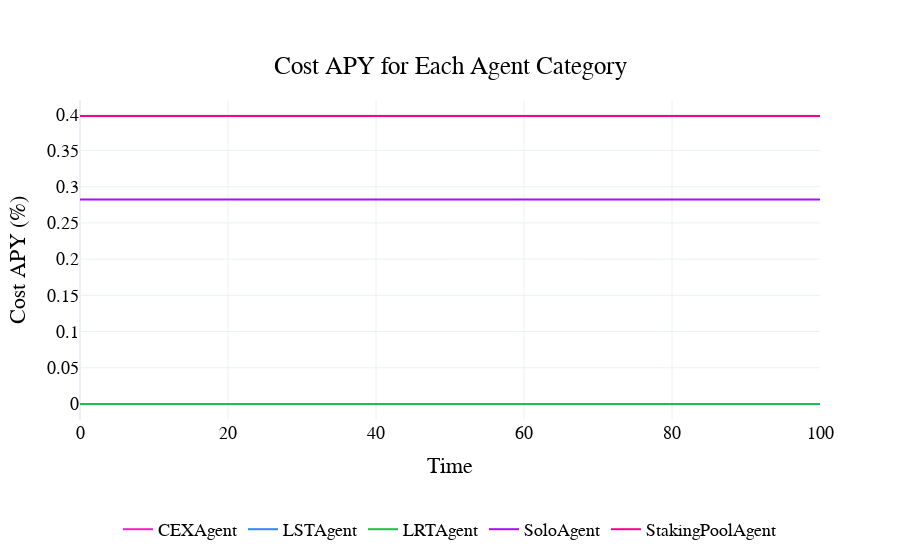

This figure's notebook cell:
### Code cell
visualizations.plot_cost_APY_for_agents(df, agents)

### Figure 1 — Plotly figure (JSON) as saved in the notebook; plotly's stock layout.template omitted (floating-point values rounded to 4 significant figures; data arrays with more than 128 entries replaced by an {"elided": "..."} marker saying what was removed)
{"data": [{"line": {"color": "#FC1CBF"}, "name": "CEXAgent", "type": "scatter", "x": {"elided": "601 int values"}, "y": {"elided": "601 int values"}}, {"line": {"color": "#3283FE"}, "name": "LSTAgent", "type": "scatter", "x": {"elided": "601 int values"}, "y": {"elided": "601 int values"}}, {"line": {"color": "#1CBE4F"}, "name": "LRTAgent", "type": "scatter", "x": {"elided": "601 int values"}, "y": {"elided": "601 int values"}}, {"line": {"color": "#AA0DFE"}, "name": "SoloAgent", "type": "scatter", "x": {"elided": "601 int values"}, "y": {"elided": "601 float values"}}, {"line": {"color": "#FA0087"}, "name": "StakingPoolAgent", "type": "scatter", "x": {"elided": "601 int values"}, "y": {"elided": "601 float values"}}], "layout": {"font": {"color": "black", "family": "Arial", "size": 18}, "hovermode": "x unified", "legend": {"font": {"color": "black", "size": 18}, "orientation": "h", "x": 0.5, "xanchor": "center", "y": -0.4, "yanchor": "bottom"}, "paper_bgcolor": "rgba(255, 255, 255, 1)", "plot_bgcolor": "rgba(255, 255, 255, 1)", "title": {"text": "Cost APY for Each Agent Category", "x": 0.5, "xanchor": "center", "y": 0.9, "yanchor": "top"}, "xaxis": {"title": {"text": "Time"}}, "yaxis": {"title": {"text": "Cost APY (%)"}}}}
